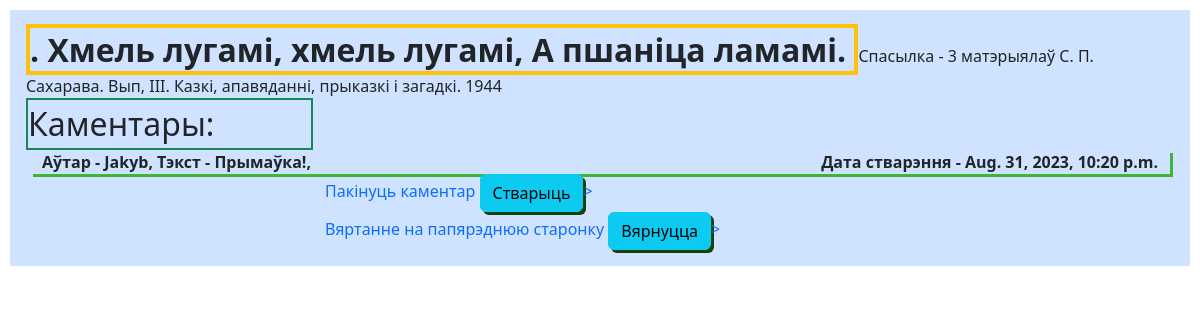
Screenshot of /folklore/3/2 with the database file from the repository.
### Folklore/models.py (models this page shows, shortened)
class Folklore(models.Model):
    category = models.ForeignKey("Category", on_delete=models.CASCADE, related_name="folklore")
    description = models.TextField(max_length=10_000)
    link = models.TextField(max_length=256)

class Comments(models.Model):
    folklore = models.ForeignKey(Folklore, on_delete=models.CASCADE, related_name="comments")
    username = models.CharField(max_length=100)
    content = models.TextField(max_length=500)
    created = models.DateTimeField(auto_now_add=True)

### Folklore/views.py (the view)
class ShowOneFolklore(View):
    def get_queryset(self, request, folklore_id):
        return Comments.objects.filter(folklore__id=folklore_id) \
            .select_related("folklore") \
            .values("username", "content", "created", "folklore__link") \
            .order_by("-created")
    def get(self, request, category_id, folklore_id):
        category = get_object_or_404(Folklore, id=category_id)
        folklore = get_object_or_404(Folklore, id=folklore_id)
        list_comments = self.get_queryset(request, folklore_id)
        return render(request, "Folklore/folklore_show.html",
                      {"category": category, "folklore": folklore, "list_comments": list_comments})

### templates/Folklore/folklore_show.html
{% extends "Folklore/base.html" %}
{%load crispy_forms_tags %}
{% block content %}
    <span class="border border-warning border-4 fs-2 fw-bold" >
        {{ folklore.description }}
    </span>
    <h8> Спасылка - {{ folklore.link }}</h8>
        <div class="border border-success border-2 fs-2 w-25"> Каментары:
        </div>
            {% for comment in list_comments %}
                <div class="container w-100" class="btn btn-info" style="box-shadow: 3px 3px #3db733">
                    <a href="#" class="list-group-item list-group-item-action active fw-bold" aria-current="true">
                                     Аўтар - {{ comment.username }}, Тэкст - {{ comment.content }},
                        <h8 class="card-text" style="float: right" >
                            Дата стварэння - {{ comment.created }}
                        </h8>
                     </a>
                </div>
            {% endfor %}
    <div class="container w-50">
        <a href="{% url 'comment_add' category.id folklore.id  %}">
            <div>
                <label>
                Пакінуць каментар
                <button type="submit" class="btn btn-info" style="box-shadow: 3px 3px #10420e">Стварыць</button>>
                </label>
            </div>
        </a>
        <a href="{% url 'category_show' category.id %}">
            <div>
                <label>
                Вяртанне на папярэднюю старонку
                <button type="submit" class="btn btn-info" style="box-shadow: 3px 3px #10420e">Вярнуцца</button>>
                </label>
            </div>
        </a>
    </div>
{% endblock %}

### rows the page displays
Folklore: description ". Хмель лугамі, хмель лугамі, А пшаніца ламамі.", link "3 матэрыялаў С. П. Сахарава. Вып, III. Казкі, апавяданні, прыказкі i загадкі. 1944"
Comments: username "Jakyb", content "Прымаўка!", created "Aug. 31, 2023, 10:20 p.m."
